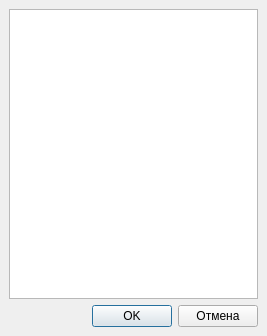
<?xml version="1.0" encoding="UTF-8"?>
<ui version="4.0">
 <class>FormSetGroups</class>
 <widget class="QDialog" name="FormSetGroups">
  <property name="windowModality">
   <enum>Qt::WindowModal</enum>
  </property>
  <property name="geometry">
   <rect>
    <x>0</x>
    <y>0</y>
    <width>267</width>
    <height>336</height>
   </rect>
  </property>
  <property name="windowTitle">
   <string>Группы контактов</string>
  </property>
  <layout class="QVBoxLayout" name="verticalLayout">
   <property name="spacing">
    <number>6</number>
   </property>
   <property name="leftMargin">
    <number>9</number>
   </property>
   <property name="topMargin">
    <number>9</number>
   </property>
   <property name="rightMargin">
    <number>9</number>
   </property>
   <property name="bottomMargin">
    <number>9</number>
   </property>
   <item>
    <widget class="QListView" name="listView"/>
   </item>
   <item>
    <layout class="QHBoxLayout" name="horizontalLayout">
     <item>
      <spacer name="horizontalSpacer">
       <property name="orientation">
        <enum>Qt::Horizontal</enum>
       </property>
       <property name="sizeHint" stdset="0">
        <size>
         <width>68</width>
         <height>20</height>
        </size>
       </property>
      </spacer>
     </item>
     <item>
      <widget class="QPushButton" name="pushButtonOK">
       <property name="sizePolicy">
        <sizepolicy hsizetype="Preferred" vsizetype="Fixed">
         <horstretch>0</horstretch>
         <verstretch>0</verstretch>
        </sizepolicy>
       </property>
       <property name="text">
        <string>OK</string>
       </property>
      </widget>
     </item>
     <item>
      <widget class="QPushButton" name="pushButtonCancel">
       <property name="sizePolicy">
        <sizepolicy hsizetype="Preferred" vsizetype="Fixed">
         <horstretch>0</horstretch>
         <verstretch>0</verstretch>
        </sizepolicy>
       </property>
       <property name="text">
        <string>Отмена</string>
       </property>
      </widget>
     </item>
    </layout>
   </item>
  </layout>
 </widget>
 <resources/>
 <connections/>
</ui>
